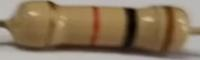
#> input picture rotacion.jpg, 200 x 60 px
$ python 2part.py
#> lines starting #> are read from the running program, lines starting #| are printed output that depends on the picture; after the words box and inside, x2 and y2 are one past the last pixel; in counts of white or black regions, pixels touching at a corner belong together
import sys
sys.path.append('C:\Python36\Lib\site-packages\cv2')
import numpy as np
import cv2
import math

img = cv2.imread("rotacion.jpg")
#> img is the input picture: shape (60, 200, 3); mean B, G, R 92.9, 117.8, 137.8
image = cv2.cvtColor(img, cv2.COLOR_BGR2RGB)
rows,columns,channels = image.shape
#> rows = 60; columns = 200; channels = 3
#print ('Image shape: ',image.shape)

mean_color = cv2.mean(image)
#> mean_color = (137.8, 117.8, 92.87, 0)
#print ('mean: ',mean_color)

#make 3 new arrays with size equal to number of columns in small image
numbers_of_dark_pixels_in_each_column = [0 for i in range(columns)]
#> numbers_of_dark_pixels_in_each_column = 200 values from 0 to 0
addition_of_row_numbers_having_dark_pixels_in_each_column = [0 for i in range(columns)]
#> addition_of_row_numbers_having_dark_pixels_in_each_column = 200 values from 0 to 0
average_of_row_numbers_having_dark_pixels_in_each_column = [0 for i in range(columns)]
#> average_of_row_numbers_having_dark_pixels_in_each_column = 200 values from 0 to 0

#travel row by row downwards in each column from left to right in small image
global num
for x in range(0,columns):
    num = 0
    for y in range(0,rows):
        res = image[y,x]

        if res is None:
            continue
        #if the respecitve values stored in res are greater than half of the respective values in the mean color of the small image
        #then pass (these are the light parts of the image)
        #if not, increment num by 1 and set respective array position of avgy equal to column number as the value already stored plus y
        if res[0] > mean_color[0] * 0.5 and res[1] > mean_color[1] * 0.5 and res[2] > mean_color[2] * 0.5:
            pass
        else:
            num += 1
            addition_of_row_numbers_having_dark_pixels_in_each_column[x] += y

    #once the iteration of rows along a column is over,
    #if num is greater than 2, set value in nums at index equal to column number, as num
    #and set value in avgy at index equal to column number, as (value already there divided by num)
    if num > 2:
        numbers_of_dark_pixels_in_each_column[x] = num
        average_of_row_numbers_having_dark_pixels_in_each_column[x]=((addition_of_row_numbers_having_dark_pixels_in_each_column[x]) / num)
#> after the loop, addition_of_row_numbers_having_dark_pixels_in_each_column = 200 values, max 1350 at index 127, min 0 at index 6, mean 329.3; average_of_row_numbers_having_dark_pixels_in_each_column = 200 values, max 52 at index 150, min 0 at index 4, mean 32.28; numbers_of_dark_pixels_in_each_column = 200 values, max 45 at index 127, min 0 at index 4, mean 8.98


average_dark_pixels = 0
count = 0
for x in range(0, columns):
    if numbers_of_dark_pixels_in_each_column[x] > 0:#if nums(column number) is greater than 0, then do this
        average_dark_pixels += numbers_of_dark_pixels_in_each_column[x] #add the values in nums array that are greater than 0
        count += 1 #count the number of values greater than 0
#> this loop made 200 passes
#> average_dark_pixels on passes 1, 2, 3, 4, 27, 28, 29, 30, 31, 32, 33, 34: 3, 7, 10, 13, 16, 19, 22, 25, 29, 33, 36, 39
#> after the loop, average_dark_pixels = 1796; count = 152


#gettin row and column values to extract out part of image and draw rectangle
x_min = -1
x_max = 0

if count > 0: #if there are values greater than 0 in nums array
    average_dark_pixels /= count #get the average times the num has been greater than 0 by dividing total by number of values greater than 0
#> average_dark_pixels = 11.82
    for x in range(0,columns):
        if numbers_of_dark_pixels_in_each_column[x] > average_dark_pixels + 15: #if nums(column number) is greater than ((average times the num has been greater than 0) + 15)
            if x_min < 0:#this will happen only in first iteration as minx is -1 and after that minx is updated to x
                x_min = x #set minx as respective index of nums array
            x_max = x # set maxx as respective index of nums array
#> after the loop, x_min = 94

if x_min >= 0: #if minx is greater than or equal to 0 (ie. respective index of nums array saved above is higher than 0)
    y_min = average_of_row_numbers_having_dark_pixels_in_each_column[x_min]
#> y_min = 31.86
    y_max = average_of_row_numbers_having_dark_pixels_in_each_column[x_max]
#> y_max = 25
    x_min_2 = x_min - 20
#> x_min_2 = 74

    if x_min_2 < 0:
        x_min_2 = 0
    if x_min_2 > len(average_of_row_numbers_having_dark_pixels_in_each_column) - 1:
        x_min_2 = len(average_of_row_numbers_having_dark_pixels_in_each_column) - 1

    x_max_2 = x_max + 20
#> x_max_2 = 192
    if x_max_2 < 0:
        x_max_2 = 0
    if x_max_2 > len(average_of_row_numbers_having_dark_pixels_in_each_column) - 1:
        x_max_2 = len(average_of_row_numbers_having_dark_pixels_in_each_column) - 1

    ratio = (average_of_row_numbers_having_dark_pixels_in_each_column[x_max_2] - average_of_row_numbers_having_dark_pixels_in_each_column[x_min_2]) / ((x_max_2) - (x_min_2))
#> ratio = -0.394
    y_min = (int) (ratio * (x_min - x_min_2) + average_of_row_numbers_having_dark_pixels_in_each_column[x_min_2])
#> y_min = 38
    y_max = (int) (ratio * (x_max - x_max_2) + average_of_row_numbers_having_dark_pixels_in_each_column[x_max_2])
#> y_max = 7

    w = x_max - x_min#width of part of image to be extracted out
#> w = 78

    if w > 10 and ratio < 0.7 and ratio > -0.7:
        x1=min(x_min,x_max)
#> x1 = 94
        x2=max(x_min,x_max)
#> x2 = 172
        y1=min(y_min+15,y_max+15,y_max-15,y_min-15)
#> y1 = -8
        y2=max(y_min+15,y_max+15,y_max-15,y_min-15)
#> y2 = 53


        res = cv2.resize(image[y1:y2, x1:x2],(columns,50),fx=0, fy=0, interpolation = cv2.INTER_NEAREST)#cut out the colour bands part from the image
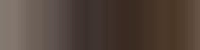
#> res: shape (50, 200, 3); mean R, G, B 83.2, 68.4, 59.5
        cv2.rectangle(image, (x1,y1), (x2,y2),(0, 255, 0),2); #draw a green rectangle where the part of image was extracted on original image
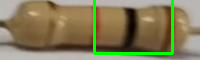
#> image: shape (60, 200, 3); mean R, G, B 132.5, 125.5, 89.8

        n = 3

        res_rows,res_columns,res_channels = res.shape
#> res_rows = 50; res_columns = 200
        background = [0 for k in range(n)]

        for x in range(res_columns-50,res_columns):
            value = res[0, x]
            for i in range(0,3):
                background[i] += value[i] / 50.0
#> this loop made 50 passes
#> value on passes 1 to 12: [68, 50, 38], [68, 50, 38], [69, 51, 37], [69, 51, 37], [71, 53, 39], [71, 53, 39], [71, 53, 39], [74, 55, 41], [74, 55, 41], [75, 56, 41], [75, 56, 41], [75, 56, 41]
#> after the loop, background = [80.4, 61.54, 46.6]

        background_distances = [0 for k in range(res_columns)]

        average_distance = 0
        for x in range(0,res_columns-5):# -5 removed
            c1 = background
            c2 = res[0,x]

            background_distances[x] = (math.pow(c1[0] - c2[0], 2)
                          + math.pow(c1[1] - c2[1], 2)
                          + math.pow(c1[2] - c2[2], 2))/100
            average_distance += (background_distances[x] / res_columns)
#> this loop made 195 passes
#> (c2, average_distance) on passes 1 to 3: ([131, 121, 112], 0.519), ([131, 121, 112], 1.04), ([131, 121, 112], 1.56)
#> after the loop, average_distance = 19.31; background_distances = 200 values, max 103.7 at index 0, min 0 at index 195, mean 19.31


        res= cv2.fastNlMeansDenoising(res, None, 10, 7, 30)
        res = cv2.GaussianBlur(res,(15,15),0)

        res = cv2.GaussianBlur(res,(15,15),0)

        cv2.imshow('res',cv2.cvtColor(res, cv2.COLOR_BGR2RGB))


        #the brighter values of colors
        bright_codes = [(0, 0, 0),         #black
                        (156, 102, 51), #brown
                     (255, 0, 0),       #red
                     (255, 102, 0),     #orange
                     (255, 255, 0),     #yellow
                     (0, 255, 0),       #green
                     (0, 0, 255),       #blue
                     (200, 0, 255),     #violet
                     (128, 128, 128),   #gray
                     (255, 255, 255)]   #white

        #the darker values of colors
        dark_codes = [(20, 20, 20),      #black
                 (71, 53, 38),      #brown
                 (204, 0, 0),       #red
                      (255, 51, 0),     #orange
                    (255, 204, 102), #yellow
                      (30, 200, 50), #green
                 (40, 73, 86),      #blue
                 (110, 0, 51),      #violet
                 (73, 65, 62),      #gray
                 (250, 250, 250)]   #white

        color_name = ["black","brown","red","orange","yellow","green","blue","violet","gray","white"]
        #getting colors of the bands
        coldet = [0]*res_columns
        for x in range(0,res_columns):
            if background_distances[x] > average_distance :
                col = res[0, x]

                mini = 100000
                minc = -1
                for c in range(0,len(dark_codes)):
                    c2 = dark_codes[c]
                    distance = (math.pow(col[0] - c2[0], 2)
                            + math.pow(col[1] - c2[1], 2)
                            + math.pow(col[2] - c2[2], 2))
                    if distance < mini:
                        mini = distance
                        minc = c

                coldet[x] = minc
                if minc >= 0:
                    pass

            else:
                coldet[x] = -1
#> this loop made 200 passes
#> col on passes 1 to 12: [131, 119, 110], [131, 119, 110], [131, 119, 110], [131, 119, 110], [131, 119, 110], [130, 118, 110], [130, 118, 109], [130, 118, 109], [130, 118, 109], [130, 118, 109], [130, 118, 109], [129, 117, 109]
#> after the loop, coldet = 200 values, max 8 at index 0, min -1 at index 52, mean 1.34

        print("coldet",coldet)
#> (printed output is left out)

        numconti = 0
        numcodes = 0
        sumcodes = [0]*res_columns
        result = [0 for k in range(n)]
        found = False

        for x in range(0,res_columns):
            if coldet[x] == -1 and numconti > 20:
                sumc = [0]*len(dark_codes)
                for i in range(0,numconti - 20):
                    sumc[sumcodes[i]] += 1
                print("sumc",sumc)

                maxnum = 0
                code = -1
                for i in range(0,len(dark_codes)):
                    if sumc[i] > maxnum:
                        maxnum = sumc[i]
                        code = i

                if code != -1:
                   #display colours and colour names
                    cv2.rectangle(image, ((int)(numcodes*columns/4),rows-40), ((int)((numcodes +1 )*columns/4),rows),bright_codes[code],-1)#Original
                    cv2.putText(image, color_name[code], ((int)(numcodes * columns / 4), rows-10),cv2.FONT_HERSHEY_DUPLEX, 1.0, (0, 0, 0))
                    result[numcodes] = code
                    print("code", code)
                    numcodes += 1
                    if numcodes >= 3:
                        found = True
                        break
                numconti = 0
                sumcodes = [0]*res_columns
            elif coldet[x] >= 0:
                if numconti > 10:
                    sumcodes[numconti - 10] = coldet[x]
                if numconti == 10:
                    pass

                numconti += 1
            else:
                numconti = 0
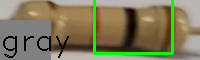
#> image: shape (60, 200, 3); 17.55% of pixels changed, all inside (x1, y1, x2, y2) = (0, 20, 69, 60)


        print("result",result)
#| result [8, 0, 0]
        final_result = result[0] * 10 + result[1]
        final_result *= math.pow(10, result[2])
        resistance = final_result
        unit = " Ohm"
        if resistance >= 1000.0:
            resistance /= 1000
            unit = "k Ohm"
        if resistance >= 1000000.0:
            resistance /= 1000000
            unit = "m Ohm"

        answer = f'{resistance:.1f}' + unit
        cv2.putText(image, answer, (50, 50),cv2.FONT_HERSHEY_DUPLEX, 1.0, (0, 0, 0))
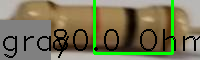
#> image: shape (60, 200, 3); 5.02% of pixels changed, all inside (x1, y1, x2, y2) = (53, 29, 200, 51)

        print("Resistance : ",answer)
#| Resistance :  80.0 Ohm


    final = cv2.cvtColor(image, cv2.COLOR_BGR2RGB)
    cv2.imshow("Final Output", final)
